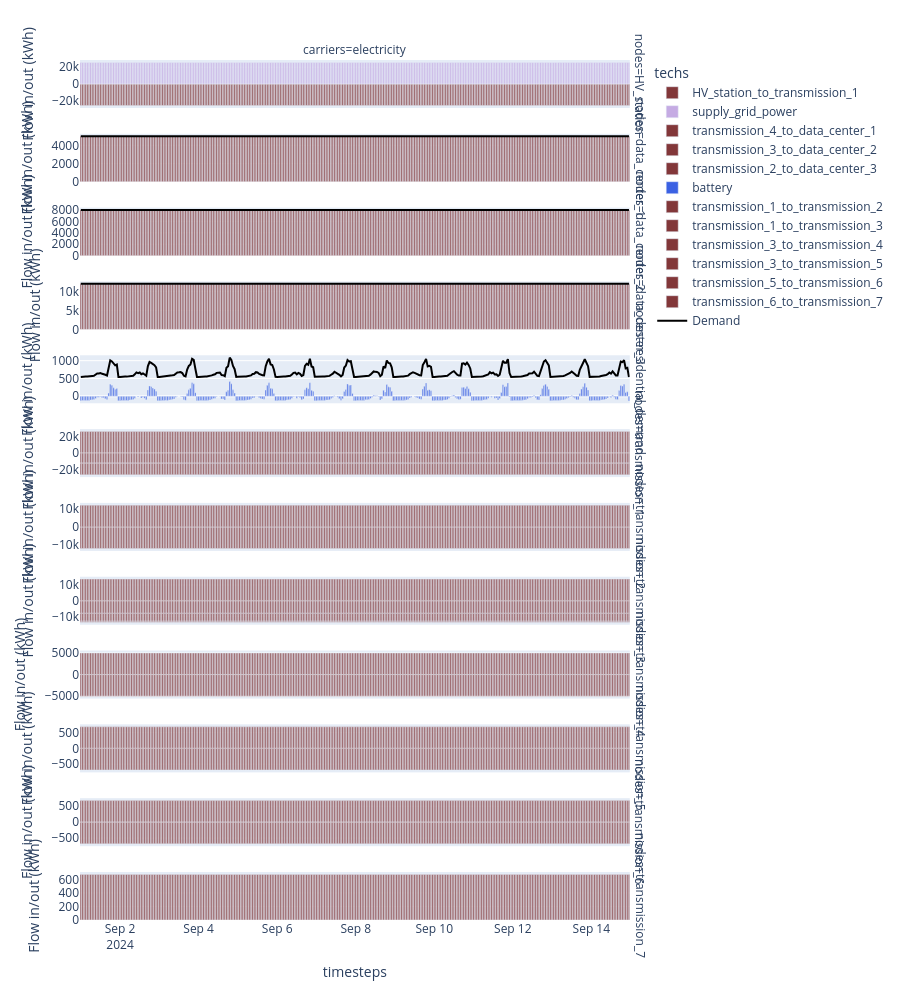

This figure's notebook cell:
### Code cell
carriers = ["electricity"]
df_flows = (
    (model.results.flow_out.fillna(0) - model.results.flow_in.fillna(0))
    .sel(carriers=carriers)
    .to_series()
    .where(lambda x: x != 0)
    .dropna()
    .to_frame("Flow in/out (kWh)")
    .reset_index()
)
df_demand = df_flows[df_flows.techs.str.contains("demand")]
df_flows_other = df_flows[~df_flows.techs.str.contains("demand")]

print(df_flows.head())

node_order = df_flows_other.nodes.unique()

fig = px.bar(
    df_flows_other,
    x="timesteps",
    y="Flow in/out (kWh)",
    facet_row="nodes",
    facet_col="carriers",
    color="techs",
    category_orders={"nodes": node_order, "carriers": carriers},
    height=1000,
    color_discrete_map=colors,
)

showlegend = True
# we reverse the node order (`[::-1]`) because the rows are numbered from bottom to top.
for row, node in enumerate(node_order[::-1]):
    for col, carrier in enumerate(carriers):
        demand_ = df_demand.loc[
            (df_demand.nodes == node) & (df_demand.techs == f"demand_{carrier}"),
            "Flow in/out (kWh)",
        ]
        if not demand_.empty:
            fig.add_scatter(
                x=model.results.timesteps.values,
                y=-1 * demand_,
                row=row + 1,
                col=col + 1,
                marker_color="black",
                name="Demand",
                legendgroup="demand",
                showlegend=showlegend,
            )
            showlegend = False
fig.update_yaxes(matches=None)
fig.show()

### Figure 1 — Plotly figure (JSON) as saved in the notebook; plotly's stock layout.template omitted (floating-point values rounded to 4 significant figures; data arrays with more than 128 entries replaced by an {"elided": "..."} marker saying what was removed)
{"data": [{"hovertemplate": "techs=HV_station_to_transmission_1<br>nodes=HV_station<br>carriers=electricity<br>timesteps=%{x}<br>Flow in/out (kWh)=%{y}<extra></extra>", "legendgroup": "HV_station_to_transmission_1", "marker": {"color": "#823739", "pattern": {"shape": ""}}, "name": "HV_station_to_transmission_1", "orientation": "v", "showlegend": true, "textposition": "auto", "type": "bar", "x": {"elided": "336 str values"}, "xaxis": "x12", "y": {"elided": "336 float values"}, "yaxis": "y12"}, {"hovertemplate": "techs=supply_grid_power<br>nodes=HV_station<br>carriers=electricity<br>timesteps=%{x}<br>Flow in/out (kWh)=%{y}<extra></extra>", "legendgroup": "supply_grid_power", "marker": {"color": "#C5ABE3", "pattern": {"shape": ""}}, "name": "supply_grid_power", "orientation": "v", "showlegend": true, "textposition": "auto", "type": "bar", "x": {"elided": "336 str values"}, "xaxis": "x12", "y": {"elided": "336 float values"}, "yaxis": "y12"}, {"hovertemplate": "techs=transmission_4_to_data_center_1<br>nodes=data_center_1<br>carriers=electricity<br>timesteps=%{x}<br>Flow in/out (kWh)=%{y}<extra></extra>", "legendgroup": "transmission_4_to_data_center_1", "marker": {"color": "#823739", "pattern": {"shape": ""}}, "name": "transmission_4_to_data_center_1", "orientation": "v", "showlegend": true, "textposition": "auto", "type": "bar", "x": {"elided": "336 str values"}, "xaxis": "x11", "y": {"elided": "336 float values"}, "yaxis": "y11"}, {"hovertemplate": "techs=transmission_3_to_data_center_2<br>nodes=data_center_2<br>carriers=electricity<br>timesteps=%{x}<br>Flow in/out (kWh)=%{y}<extra></extra>", "legendgroup": "transmission_3_to_data_center_2", "marker": {"color": "#823739", "pattern": {"shape": ""}}, "name": "transmission_3_to_data_center_2", "orientation": "v", "showlegend": true, "textposition": "auto", "type": "bar", "x": {"elided": "336 str values"}, "xaxis": "x10", "y": {"elided": "336 float values"}, "yaxis": "y10"}, {"hovertemplate": "techs=transmission_2_to_data_center_3<br>nodes=data_center_3<br>carriers=electricity<br>timesteps=%{x}<br>Flow in/out (kWh)=%{y}<extra></extra>", "legendgroup": "transmission_2_to_data_center_3", "marker": {"color": "#823739", "pattern": {"shape": ""}}, "name": "transmission_2_to_data_center_3", "orientation": "v", "showlegend": true, "textposition": "auto", "type": "bar", "x": {"elided": "336 str values"}, "xaxis": "x9", "y": {"elided": "336 float values"}, "yaxis": "y9"}, {"hovertemplate": "techs=battery<br>nodes=residential_demand<br>carriers=electricity<br>timesteps=%{x}<br>Flow in/out (kWh)=%{y}<extra></extra>", "legendgroup": "battery", "marker": {"color": "#3B61E3", "pattern": {"shape": ""}}, "name": "battery", "orientation": "v", "showlegend": true, "textposition": "auto", "type": "bar", "x": {"elided": "336 str values"}, "xaxis": "x8", "y": {"elided": "336 float values"}, "yaxis": "y8"}, {"hovertemplate": "techs=HV_station_to_transmission_1<br>nodes=transmission_1<br>carriers=electricity<br>timesteps=%{x}<br>Flow in/out (kWh)=%{y}<extra></extra>", "legendgroup": "HV_station_to_transmission_1", "marker": {"color": "#823739", "pattern": {"shape": ""}}, "name": "HV_station_to_transmission_1", "orientation": "v", "showlegend": false, "textposition": "auto", "type": "bar", "x": {"elided": "336 str values"}, "xaxis": "x7", "y": {"elided": "336 float values"}, "yaxis": "y7"}, {"hovertemplate": "techs=transmission_1_to_transmission_2<br>nodes=transmission_1<br>carriers=electricity<br>timesteps=%{x}<br>Flow in/out (kWh)=%{y}<extra></extra>", "legendgroup": "transmission_1_to_transmission_2", "marker": {"color": "#823739", "pattern": {"shape": ""}}, "name": "transmission_1_to_transmission_2", "orientation": "v", "showlegend": true, "textposition": "auto", "type": "bar", "x": {"elided": "336 str values"}, "xaxis": "x7", "y": {"elided": "336 float values"}, "yaxis": "y7"}, {"hovertemplate": "techs=transmission_1_to_transmission_3<br>nodes=transmission_1<br>carriers=electricity<br>timesteps=%{x}<br>Flow in/out (kWh)=%{y}<extra></extra>", "legendgroup": "transmission_1_to_transmission_3", "marker": {"color": "#823739", "pattern": {"shape": ""}}, "name": "transmission_1_to_transmission_3", "orientation": "v", "showlegend": true, "textposition": "auto", "type": "bar", "x": {"elided": "336 str values"}, "xaxis": "x7", "y": {"elided": "336 float values"}, "yaxis": "y7"}, {"hovertemplate": "techs=transmission_2_to_data_center_3<br>nodes=transmission_2<br>carriers=electricity<br>timesteps=%{x}<br>Flow in/out (kWh)=%{y}<extra></extra>", "legendgroup": "transmission_2_to_data_center_3", "marker": {"color": "#823739", "pattern": {"shape": ""}}, "name": "transmission_2_to_data_center_3", "orientation": "v", "showlegend": false, "textposition": "auto", "type": "bar", "x": {"elided": "336 str values"}, "xaxis": "x6", "y": {"elided": "336 float values"}, "yaxis": "y6"}, {"hovertemplate": "techs=transmission_1_to_transmission_2<br>nodes=transmission_2<br>carriers=electricity<br>timesteps=%{x}<br>Flow in/out (kWh)=%{y}<extra></extra>", "legendgroup": "transmission_1_to_transmission_2", "marker": {"color": "#823739", "pattern": {"shape": ""}}, "name": "transmission_1_to_transmission_2", "orientation": "v", "showlegend": false, "textposition": "auto", "type": "bar", "x": {"elided": "336 str values"}, "xaxis": "x6", "y": {"elided": "336 float values"}, "yaxis": "y6"}, {"hovertemplate": "techs=transmission_3_to_data_center_2<br>nodes=transmission_3<br>carriers=electricity<br>timesteps=%{x}<br>Flow in/out (kWh)=%{y}<extra></extra>", "legendgroup": "transmission_3_to_data_center_2", "marker": {"color": "#823739", "pattern": {"shape": ""}}, "name": "transmission_3_to_data_center_2", "orientation": "v", "showlegend": false, "textposition": "auto", "type": "bar", "x": {"elided": "336 str values"}, "xaxis": "x5", "y": {"elided": "336 float values"}, "yaxis": "y5"}, {"hovertemplate": "techs=transmission_1_to_transmission_3<br>nodes=transmission_3<br>carriers=electricity<br>timesteps=%{x}<br>Flow in/out (kWh)=%{y}<extra></extra>", "legendgroup": "transmission_1_to_transmission_3", "marker": {"color": "#823739", "pattern": {"shape": ""}}, "name": "transmission_1_to_transmission_3", "orientation": "v", "showlegend": false, "textposition": "auto", "type": "bar", "x": {"elided": "336 str values"}, "xaxis": "x5", "y": {"elided": "336 float values"}, "yaxis": "y5"}, {"hovertemplate": "techs=transmission_3_to_transmission_4<br>nodes=transmission_3<br>carriers=electricity<br>timesteps=%{x}<br>Flow in/out (kWh)=%{y}<extra></extra>", "legendgroup": "transmission_3_to_transmission_4", "marker": {"color": "#823739", "pattern": {"shape": ""}}, "name": "transmission_3_to_transmission_4", "orientation": "v", "showlegend": true, "textposition": "auto", "type": "bar", "x": {"elided": "336 str values"}, "xaxis": "x5", "y": {"elided": "336 float values"}, "yaxis": "y5"}, {"hovertemplate": "techs=transmission_3_to_transmission_5<br>nodes=transmission_3<br>carriers=electricity<br>timesteps=%{x}<br>Flow in/out (kWh)=%{y}<extra></extra>", "legendgroup": "transmission_3_to_transmission_5", "marker": {"color": "#823739", "pattern": {"shape": ""}}, "name": "transmission_3_to_transmission_5", "orientation": "v", "showlegend": true, "textposition": "auto", "type": "bar", "x": {"elided": "336 str values"}, "xaxis": "x5", "y": {"elided": "336 float values"}, "yaxis": "y5"}, {"hovertemplate": "techs=transmission_4_to_data_center_1<br>nodes=transmission_4<br>carriers=electricity<br>timesteps=%{x}<br>Flow in/out (kWh)=%{y}<extra></extra>", "legendgroup": "transmission_4_to_data_center_1", "marker": {"color": "#823739", "pattern": {"shape": ""}}, "name": "transmission_4_to_data_center_1", "orientation": "v", "showlegend": false, "textposition": "auto", "type": "bar", "x": {"elided": "336 str values"}, "xaxis": "x4", "y": {"elided": "336 float values"}, "yaxis": "y4"}, {"hovertemplate": "techs=transmission_3_to_transmission_4<br>nodes=transmission_4<br>carriers=electricity<br>timesteps=%{x}<br>Flow in/out (kWh)=%{y}<extra></extra>", "legendgroup": "transmission_3_to_transmission_4", "marker": {"color": "#823739", "pattern": {"shape": ""}}, "name": "transmission_3_to_transmission_4", "orientation": "v", "showlegend": false, "textposition": "auto", "type": "bar", "x": {"elided": "336 str values"}, "xaxis": "x4", "y": {"elided": "336 float values"}, "yaxis": "y4"}, {"hovertemplate": "techs=transmission_3_to_transmission_5<br>nodes=transmission_5<br>carriers=electricity<br>timesteps=%{x}<br>Flow in/out (kWh)=%{y}<extra></extra>", "legendgroup": "transmission_3_to_transmission_5", "marker": {"color": "#823739", "pattern": {"shape": ""}}, "name": "transmission_3_to_transmission_5", "orientation": "v", "showlegend": false, "textposition": "auto", "type": "bar", "x": {"elided": "336 str values"}, "xaxis": "x3", "y": {"elided": "336 float values"}, "yaxis": "y3"}, {"hovertemplate": "techs=transmission_5_to_transmission_6<br>nodes=transmission_5<br>carriers=electricity<br>timesteps=%{x}<br>Flow in/out (kWh)=%{y}<extra></extra>", "legendgroup": "transmission_5_to_transmission_6", "marker": {"color": "#823739", "pattern": {"shape": ""}}, "name": "transmission_5_to_transmission_6", "orientation": "v", "showlegend": true, "textposition": "auto", "type": "bar", "x": {"elided": "336 str values"}, "xaxis": "x3", "y": {"elided": "336 float values"}, "yaxis": "y3"}, {"hovertemplate": "techs=transmission_5_to_transmission_6<br>nodes=transmission_6<br>carriers=electricity<br>timesteps=%{x}<br>Flow in/out (kWh)=%{y}<extra></extra>", "legendgroup": "transmission_5_to_transmission_6", "marker": {"color": "#823739", "pattern": {"shape": ""}}, "name": "transmission_5_to_transmission_6", "orientation": "v", "showlegend": false, "textposition": "auto", "type": "bar", "x": {"elided": "336 str values"}, "xaxis": "x2", "y": {"elided": "336 float values"}, "yaxis": "y2"}, {"hovertemplate": "techs=transmission_6_to_transmission_7<br>nodes=transmission_6<br>carriers=electricity<br>timesteps=%{x}<br>Flow in/out (kWh)=%{y}<extra></extra>", "legendgroup": "transmission_6_to_transmission_7", "marker": {"color": "#823739", "pattern": {"shape": ""}}, "name": "transmission_6_to_transmission_7", "orientation": "v", "showlegend": true, "textposition": "auto", "type": "bar", "x": {"elided": "336 str values"}, "xaxis": "x2", "y": {"elided": "336 float values"}, "yaxis": "y2"}, {"hovertemplate": "techs=transmission_6_to_transmission_7<br>nodes=transmission_7<br>carriers=electricity<br>timesteps=%{x}<br>Flow in/out (kWh)=%{y}<extra></extra>", "legendgroup": "transmission_6_to_transmission_7", "marker": {"color": "#823739", "pattern": {"shape": ""}}, "name": "transmission_6_to_transmission_7", "orientation": "v", "showlegend": false, "textposition": "auto", "type": "bar", "x": {"elided": "336 str values"}, "xaxis": "x", "y": {"elided": "336 float values"}, "yaxis": "y"}, {"legendgroup": "demand", "marker": {"color": "black"}, "name": "Demand", "showlegend": true, "type": "scatter", "x": {"elided": "336 str values"}, "xaxis": "x8", "y": {"elided": "336 float values"}, "yaxis": "y8"}, {"legendgroup": "demand", "marker": {"color": "black"}, "name": "Demand", "showlegend": false, "type": "scatter", "x": {"elided": "336 str values"}, "xaxis": "x9", "y": {"elided": "336 float values"}, "yaxis": "y9"}, {"legendgroup": "demand", "marker": {"color": "black"}, "name": "Demand", "showlegend": false, "type": "scatter", "x": {"elided": "336 str values"}, "xaxis": "x10", "y": {"elided": "336 float values"}, "yaxis": "y10"}, {"legendgroup": "demand", "marker": {"color": "black"}, "name": "Demand", "showlegend": false, "type": "scatter", "x": {"elided": "336 str values"}, "xaxis": "x11", "y": {"elided": "336 float values"}, "yaxis": "y11"}], "layout": {"annotations": [{"font": {}, "showarrow": false, "text": "carriers=electricity", "x": 0.49, "xanchor": "center", "xref": "paper", "y": 1.0, "yanchor": "bottom", "yref": "paper"}, {"font": {}, "showarrow": false, "text": "nodes=transmission_7", "textangle": 90, "x": 0.98, "xanchor": "left", "xref": "paper", "y": 0.02792, "yanchor": "middle", "yref": "paper"}, {"font": {}, "showarrow": false, "text": "nodes=transmission_6", "textangle": 90, "x": 0.98, "xanchor": "left", "xref": "paper", "y": 0.1137, "yanchor": "middle", "yref": "paper"}, {"font": {}, "showarrow": false, "text": "nodes=transmission_5", "textangle": 90, "x": 0.98, "xanchor": "left", "xref": "paper", "y": 0.1996, "yanchor": "middle", "yref": "paper"}, {"font": {}, "showarrow": false, "text": "nodes=transmission_4", "textangle": 90, "x": 0.98, "xanchor": "left", "xref": "paper", "y": 0.2854, "yanchor": "middle", "yref": "paper"}, {"font": {}, "showarrow": false, "text": "nodes=transmission_3", "textangle": 90, "x": 0.98, "xanchor": "left", "xref": "paper", "y": 0.3712, "yanchor": "middle", "yref": "paper"}, {"font": {}, "showarrow": false, "text": "nodes=transmission_2", "textangle": 90, "x": 0.98, "xanchor": "left", "xref": "paper", "y": 0.4571, "yanchor": "middle", "yref": "paper"}, {"font": {}, "showarrow": false, "text": "nodes=transmission_1", "textangle": 90, "x": 0.98, "xanchor": "left", "xref": "paper", "y": 0.5429, "yanchor": "middle", "yref": "paper"}, {"font": {}, "showarrow": false, "text": "nodes=residential_demand", "textangle": 90, "x": 0.98, "xanchor": "left", "xref": "paper", "y": 0.6287, "yanchor": "middle", "yref": "paper"}, {"font": {}, "showarrow": false, "text": "nodes=data_center_3", "textangle": 90, "x": 0.98, "xanchor": "left", "xref": "paper", "y": 0.7146, "yanchor": "middle", "yref": "paper"}, {"font": {}, "showarrow": false, "text": "nodes=data_center_2", "textangle": 90, "x": 0.98, "xanchor": "left", "xref": "paper", "y": 0.8004, "yanchor": "middle", "yref": "paper"}, {"font": {}, "showarrow": false, "text": "nodes=data_center_1", "textangle": 90, "x": 0.98, "xanchor": "left", "xref": "paper", "y": 0.8862, "yanchor": "middle", "yref": "paper"}, {"font": {}, "showarrow": false, "text": "nodes=HV_station", "textangle": 90, "x": 0.98, "xanchor": "left", "xref": "paper", "y": 0.9721, "yanchor": "middle", "yref": "paper"}], "barmode": "relative", "height": 1000, "legend": {"title": {"text": "techs"}, "tracegroupgap": 0}, "margin": {"t": 60}, "xaxis": {"anchor": "y", "domain": [0, 0.98], "title": {"text": "timesteps"}}, "xaxis10": {"anchor": "y10", "domain": [0, 0.98], "matches": "x", "showticklabels": false}, "xaxis11": {"anchor": "y11", "domain": [0, 0.98], "matches": "x", "showticklabels": false}, "xaxis12": {"anchor": "y12", "domain": [0, 0.98], "matches": "x", "showticklabels": false}, "xaxis2": {"anchor": "y2", "domain": [0, 0.98], "matches": "x", "showticklabels": false}, "xaxis3": {"anchor": "y3", "domain": [0, 0.98], "matches": "x", "showticklabels": false}, "xaxis4": {"anchor": "y4", "domain": [0, 0.98], "matches": "x", "showticklabels": false}, "xaxis5": {"anchor": "y5", "domain": [0, 0.98], "matches": "x", "showticklabels": false}, "xaxis6": {"anchor": "y6", "domain": [0, 0.98], "matches": "x", "showticklabels": false}, "xaxis7": {"anchor": "y7", "domain": [0, 0.98], "matches": "x", "showticklabels": false}, "xaxis8": {"anchor": "y8", "domain": [0, 0.98], "matches": "x", "showticklabels": false}, "xaxis9": {"anchor": "y9", "domain": [0, 0.98], "matches": "x", "showticklabels": false}, "yaxis": {"anchor": "x", "domain": [0, 0.05583], "title": {"text": "Flow in/out (kWh)"}}, "yaxis10": {"anchor": "x10", "domain": [0.7725, 0.8283], "title": {"text": "Flow in/out (kWh)"}}, "yaxis11": {"anchor": "x11", "domain": [0.8583, 0.9142], "title": {"text": "Flow in/out (kWh)"}}, "yaxis12": {"anchor": "x12", "domain": [0.9442, 1.0], "title": {"text": "Flow in/out (kWh)"}}, "yaxis2": {"anchor": "x2", "domain": [0.08583, 0.1417], "title": {"text": "Flow in/out (kWh)"}}, "yaxis3": {"anchor": "x3", "domain": [0.1717, 0.2275], "title": {"text": "Flow in/out (kWh)"}}, "yaxis4": {"anchor": "x4", "domain": [0.2575, 0.3133], "title": {"text": "Flow in/out (kWh)"}}, "yaxis5": {"anchor": "x5", "domain": [0.3433, 0.3992], "title": {"text": "Flow in/out (kWh)"}}, "yaxis6": {"anchor": "x6", "domain": [0.4292, 0.485], "title": {"text": "Flow in/out (kWh)"}}, "yaxis7": {"anchor": "x7", "domain": [0.515, 0.5708], "title": {"text": "Flow in/out (kWh)"}}, "yaxis8": {"anchor": "x8", "domain": [0.6008, 0.6567], "title": {"text": "Flow in/out (kWh)"}}, "yaxis9": {"anchor": "x9", "domain": [0.6867, 0.7425], "title": {"text": "Flow in/out (kWh)"}}}}
